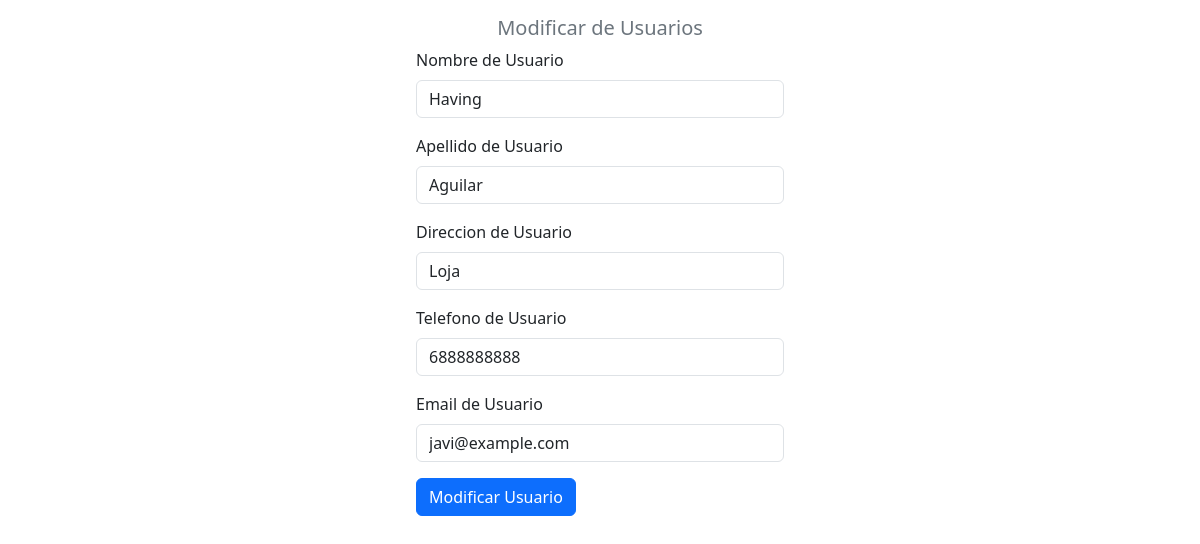
Screenshot of /modificar_usuarios.php?id=3 with the database file from the repository.
### tables this page shows
CREATE TABLE `usuarios` (
  `id` int(100) NOT NULL,
  `nombre` varchar(100) NOT NULL,
  `apellido` varchar(100) NOT NULL,
  `direccion` varchar(200) NOT NULL,
  `telefono` varchar(20) NOT NULL,
  `email` varchar(200) NOT NULL
);

### modificar_usuarios.php (the view, shortened to what this page needs)
<?php
include_once("modelo/conexion.php");
$id = $_GET["id"];
$sql = $conexion->query("select * from usuarios where id=$id");
?>
<!DOCTYPE html>
<html lang="es">
<head>
    <link href="https://cdn.jsdelivr.net/npm/bootstrap@5.3.2/dist/css/bootstrap.min.css" rel="stylesheet"
>
</head>
<body>
    <form class="col-4 p-3 m-auto" method="POST">
        <h5 class="text-center text-secondary">Modificar de Usuarios</h5>
        <?php
        include_once "controlador/modificar_usuarios.php";
        while ($datos = $sql->fetch_object()) { ?>
            <div class="mb-3">
                <label for="exampleInputEmail1" class="form-label">Nombre de Usuario</label>
                <input type="text" class="form-control" name="nombre" value="<?= $datos->nombre ?>">
            </div>
            <div class="mb-3">
                <label for="exampleInputEmail1" class="form-label">Apellido de Usuario</label>
                <input type="text" class="form-control" name="apellido" value="<?= $datos->apellido ?>">
            </div>
            <div class="mb-3">
                <label for="exampleInputEmail1" class="form-label">Direccion de Usuario</label>
                <input type="text" class="form-control" name="direccion" value="<?= $datos->direccion ?>">
            </div>
            <div class="mb-3">
                <label for="exampleInputEmail1" class="form-label">Telefono de Usuario</label>
                <input type="text" class="form-control" name="telefono" value="<?= $datos->telefono ?>">
            </div>
            <div class="mb-3">
                <label for="exampleInputEmail1" class="form-label">Email de Usuario</label>
                <input type="text" class="form-control" name="email" value="<?= $datos->email ?>">
            </div>
        <?php } ?>
        <button type="submit" class="btn btn-primary" name="btnregistrar" value="ok">Modificar Usuario</button>
    </form>
</body>
</html>

### rows the page displays
usuarios: nombre "Having", apellido "Aguilar", direccion "Loja", telefono "6888888888", email "javi@example.com"
